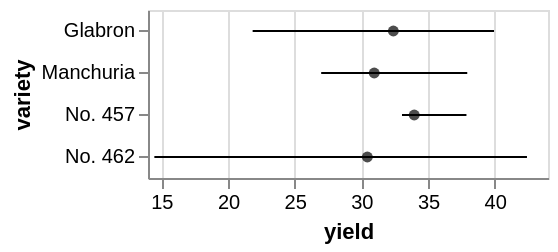

Describe this chart as a Vega-Lite specification.
### Vega specification from a JSON file in a GitHub repository (floating-point values rounded to 4 significant figures)
{"$schema": "https://vega.github.io/schema/vega/v4.json", "autosize": "pad", "padding": 5, "width": 200, "style": "cell", "data": [{"name": "source_0", "values": [{"yield_error": 7.552, "yield_error2": -10.55, "yield_center": 32.4, "variety": "Glabron"}, {"yield_error": 6.978, "yield_error2": -3.978, "yield_center": 30.97, "variety": "Manchuria"}, {"yield_error": 3.917, "yield_error2": -0.9167, "yield_center": 33.97, "variety": "No. 457"}, {"yield_error": 11.97, "yield_error2": -15.97, "yield_center": 30.45, "variety": "No. 462"}]}, {"name": "data_1", "source": "source_0", "transform": [{"type": "formula", "expr": "datum.yield_center + datum.yield_error", "as": "upper_yield_center"}, {"type": "formula", "expr": "datum.yield_center + datum.yield_error2", "as": "lower_yield_center"}]}], "signals": [{"name": "y_step", "value": 21}, {"name": "height", "update": "bandspace(domain('y').length, 0, 0) * y_step"}], "marks": [{"name": "layer_0_layer_0_marks", "type": "rule", "style": ["rule", "errorbar-rule"], "from": {"data": "data_1"}, "encode": {"update": {"stroke": [{"test": "datum[\"lower_yield_center\"] === null || isNaN(datum[\"lower_yield_center\"])", "value": null}, {"value": "black"}], "tooltip": {"signal": "{\"yield\": format(datum[\"lower_yield_center\"], \"\"), \"upper_yield_center\": format(datum[\"upper_yield_center\"], \"\"), \"variety\": ''+datum[\"variety\"]}"}, "x": {"scale": "x", "field": "lower_yield_center"}, "y": {"scale": "y", "field": "variety", "band": 0.5}, "x2": {"scale": "x", "field": "upper_yield_center"}}}}, {"name": "layer_1_marks", "type": "symbol", "style": ["point"], "from": {"data": "source_0"}, "encode": {"update": {"opacity": {"value": 0.7}, "fill": [{"test": "datum[\"yield_center\"] === null || isNaN(datum[\"yield_center\"])", "value": null}, {"value": "black"}], "tooltip": {"signal": "{\"yield_center\": format(datum[\"yield_center\"], \"\"), \"variety\": ''+datum[\"variety\"]}"}, "x": {"scale": "x", "field": "yield_center"}, "y": {"scale": "y", "field": "variety", "band": 0.5}}}}], "scales": [{"name": "x", "type": "linear", "domain": {"fields": [{"data": "data_1", "field": "lower_yield_center"}, {"data": "data_1", "field": "upper_yield_center"}, {"data": "source_0", "field": "yield_center"}]}, "range": [0, {"signal": "width"}], "zero": false, "nice": true}, {"name": "y", "type": "band", "domain": {"fields": [{"data": "data_1", "field": "variety"}, {"data": "source_0", "field": "variety"}], "sort": true}, "range": {"step": {"signal": "y_step"}}, "paddingInner": 0, "paddingOuter": 0}], "axes": [{"scale": "x", "orient": "bottom", "grid": false, "title": "yield", "labelFlush": true, "labelOverlap": true, "tickCount": {"signal": "ceil(width/40)"}, "zindex": 1}, {"scale": "x", "orient": "bottom", "gridScale": "y", "grid": true, "tickCount": {"signal": "ceil(width/40)"}, "domain": false, "labels": false, "maxExtent": 0, "minExtent": 0, "ticks": false, "zindex": 0}, {"scale": "y", "orient": "left", "grid": false, "title": "variety", "labelOverlap": true, "zindex": 1}], "config": {"axisY": {"minExtent": 30}}}
